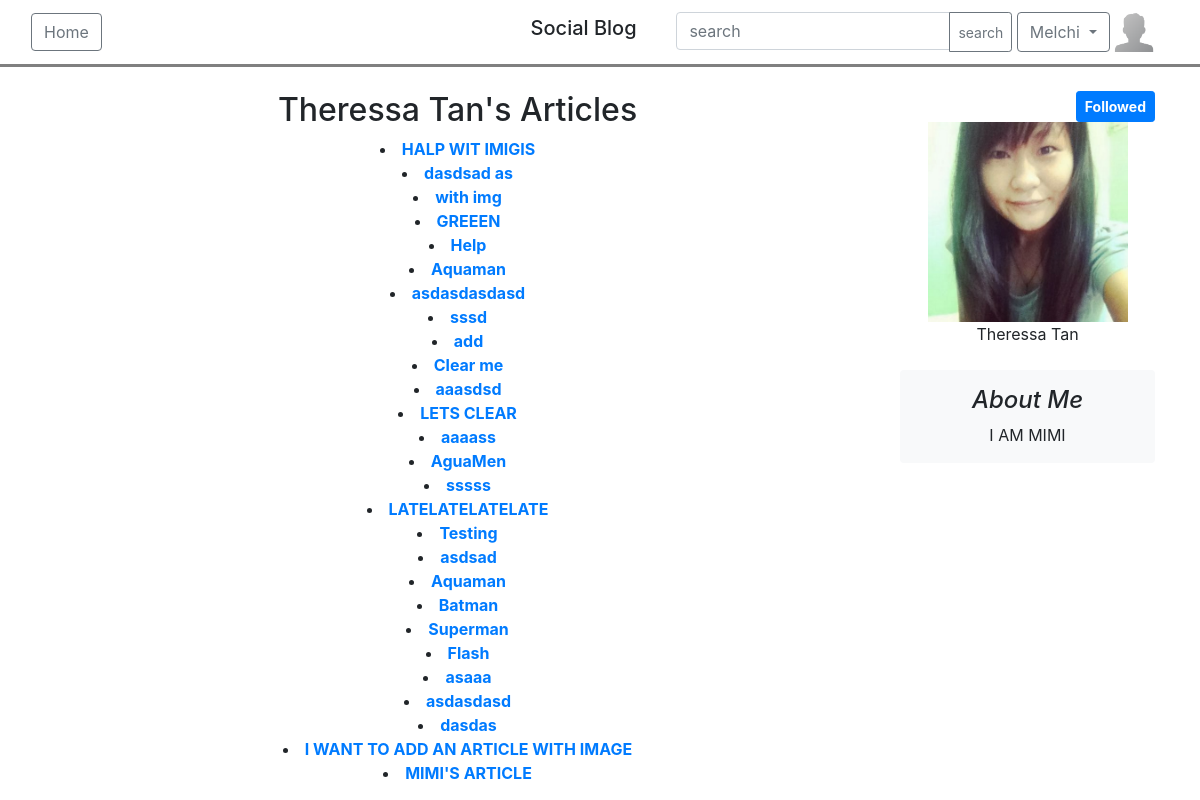
/article/15 (signed in), run on an earlier commit of the app's database.
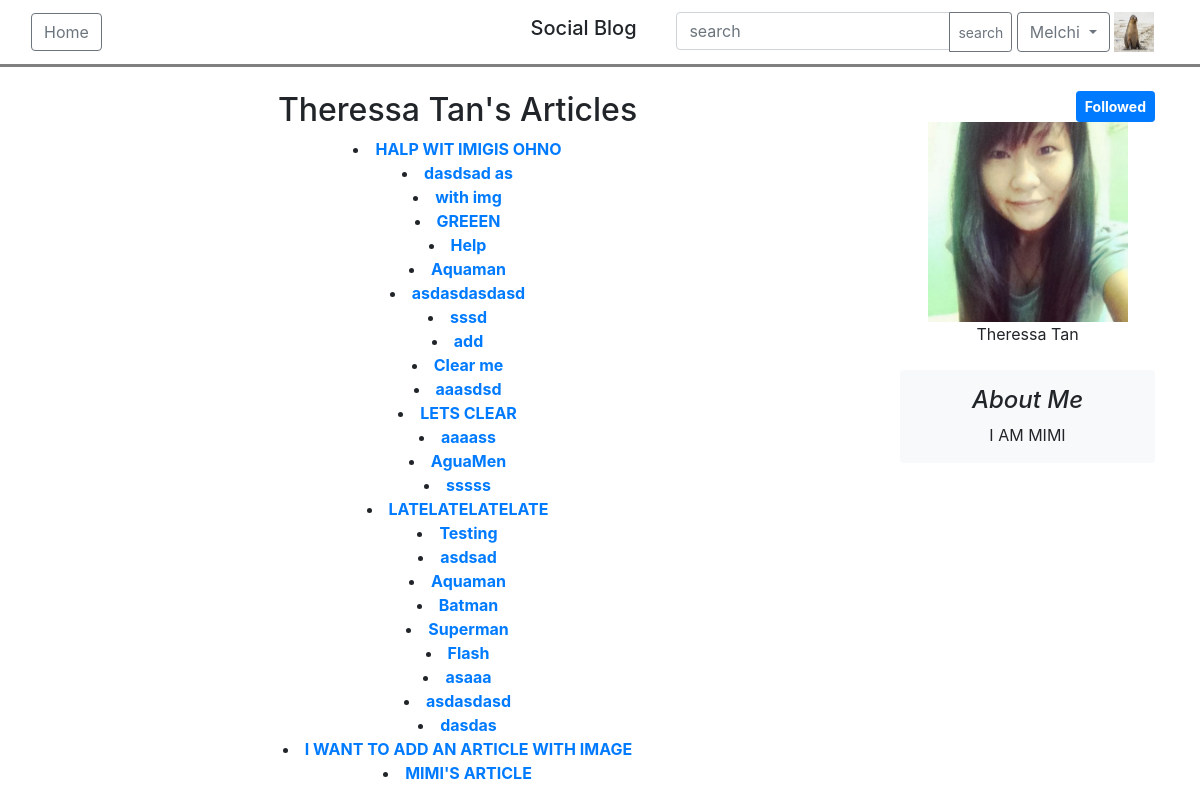
And on a later commit of the database.
### users/models.py (models this page shows, shortened)
class User(AbstractBaseUser, PermissionsMixin):
    email = models.EmailField(('email address'), unique=True)
    firstname = models.CharField(('first name'), max_length=30, blank=True)
    lastname = models.CharField(('last name'), max_length=30, blank=True)
    about_me = models.TextField(('about me'), blank=True)
    date_joined = models.DateTimeField(('date joined'), auto_now_add=True)
    is_active = models.BooleanField(('active'), default=True)
    is_staff = models.BooleanField(('staff'), default=False)
    is_superuser = models.BooleanField(('superuser'), default=False)
    avatar = models.ImageField(upload_to='avatars/', null=True, blank=True, default='avatars/default.png')
    objects = UserManager()
    USERNAME_FIELD = 'email'
    REQUIRED_FIELDS = []
    class Meta:
        verbose_name = ('user')
        verbose_name_plural = ('users')
    def get_full_name(self):
        full_name = '%s %s' % (self.firstname, self.lastname)
        return full_name.strip()

### blog/models.py (models this page shows, shortened)
class Article(models.Model):
    title =  models.CharField(max_length = 200)
    description = models.TextField()
    owner = models.ForeignKey(settings.AUTH_USER_MODEL, on_delete=models.CASCADE)
    date_published = models.DateTimeField(auto_now_add = True)
    date_modified = models.DateTimeField(auto_now = True)
    article_image = models.ImageField(upload_to='articleImage/', null=True, blank=True)
    is_featured = models.BooleanField(default=False)
    tags = TaggableManager(blank=True)

### blog/views.py (the view)
# urls.py: path('article/<int:user_id>', views.user_articles, name = "userarticle"),
def user_articles(request, user_id):
    user = User.objects.get(pk=user_id)
    form = Article.objects.filter(owner=user_id).order_by('-date_published')
    if request.user.is_authenticated:
        follow = UserFollowing.objects.filter(following=user, owner=request.user)
        return render(request, 'blog/userarticles.html', {'form': form, 'user':user, 'follow':follow})
    else:
        return render(request, 'blog/userarticles.html', {'form': form, 'user':user})

### templates/blog/userarticles.html (shortened to what this page needs)
{% extends 'base.html' %}
{% load widget_tweaks %}
{% load static %}
{% block switch %}
    {% if request.user.is_authenticated %}
    <div class="input-group ">
        <input type="text" class="form-control" placeholder="search" aria-label="search" >
        <div class="input-group-append">
            <button class="btn btn-outline-secondary btn-sm" type="button">search</button>
        </div>
    </div>
    <div class="btn-group">
        <button type="button" class="btn btn-outline-secondary dropdown-toggle" data-toggle="dropdown" aria-haspopup="true" aria-expanded="false">
            {% if request.user.firstname %}
                {{ request.user.firstname }}
            {% else %}
                {{ request.user.email }}
            {% endif %}
        </button>
    </div>
        <img src="{{ request.user.avatar.url }}" width="40" height="40"></img>
    {% else %}
        <a href="{% url 'users:login' %}" class="btn btn-outline-secondary"> Login </a>
    {% endif %}
{% endblock%}
{% block content %}
    <div class="container-fluid">
        <div>
            <div class="container">
                <div class="row">
                    <div class="col-md-9">
                    <div align="center">
                        {% if request.user.id != user.id %}
                            {% if user.firstname %}
                            <h2> {{user.get_full_name}}'s Articles </h2>
                            {% else %}
                                {{user.email}}'s Articles
                            {% endif %}
                        {% else %}
                            <h2>Your Published Articles</h2>
                        {% endif %}
                    </div>
                        {% if form %}
                            <div align="center">
                                {% for article in form %}
                                    <li>
                                        <a href="{% url 'blog:articledetails' article.id%}" ><b>{{article.title}}</b></a>
                                    </li>
                                {% endfor %}
                            </div>
                        {% endif %}
                    </div>
                    <div class="col-md-3">
                    <div align="center">
                        {% if request.user.is_authenticated %}
                            {% if request.user.id != user.id %}
                                <div class="text-right">
                                {% if follow %}
                                    {% for fllw in follow %}
                                        {% if fllw.followbool == True %}
                                            <a href = "{% url 'blog:followuser' user.id%}" class="btn btn-primary btn-sm" ><b>Followed</b></a>
                                        {% else %}
                                            <a href = "{% url 'blog:followuser' user.id%}" class="btn btn-outline-primary btn-sm" ><b>Follow Me</b></a>
                                        {% endif %}
                                    {% endfor %}
                                {% else %}
                                    <a href = "{% url 'blog:followuser' user.id%}" class="btn btn-outline-primary btn-sm" ><b>Follow Me</b></a>
                                {% endif %}
                                </div>
                            {% endif %}
                        {% endif %}
                        <img src="{{user.avatar.url}}" width="200px" height="200px">
                        <br/>
                        {% if user.firstname %}
                            {{user.get_full_name}}
                        {% else %}
                            {{user.email}}
                        {% endif %}
                        <br/>
                        <br/>
                        <div class="p-3 mb-3 bg-light rounded">
                            <h4 class="font-italic">About Me</h4>
                            <p class="mb-0">{{user.about_me}}</p>
                        </div>
                    </div>
                    </div>
                </div>
            </div>
        </div>
    </div>
{% endblock %}

What changed in the data, as far as the page shows it:
changed User "Melchi": user.avatar: picture added in place of a placeholder
changed Article: title "HALP WIT IMIGIS" → "HALP WIT IMIGIS OHNO"
